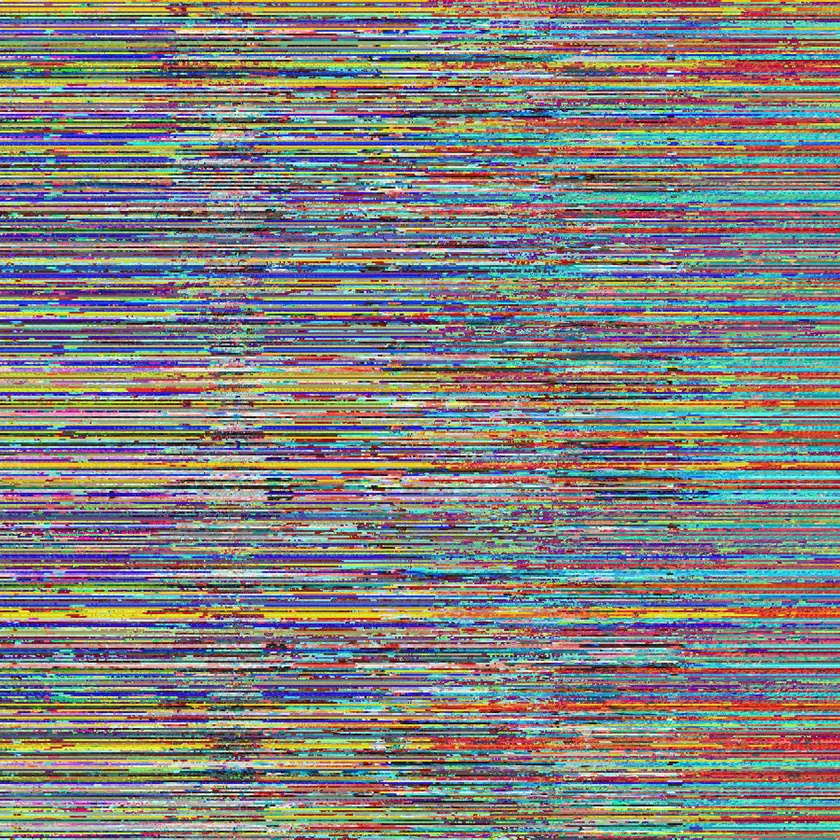
#> input picture All Files/Encrypted.jpg, 840 x 840 px, shrunk from 1800 x 1800 before the run
$ python Noise.py
#> lines starting #> are read from the running program, lines starting #| are printed output that depends on the picture; after the words box and inside, x2 and y2 are one past the last pixel; in counts of white or black regions, pixels touching at a corner belong together
import numpy as np
from PIL import Image as im
import matplotlib.image as image
img=image.imread('Encrypted.jpg')
#> img is the input picture: shape (840, 840, 3); mean R, G, B 130.1, 128, 125.6
A = np.array(img)
print(A.shape)
#| (840, 840, 3)

for i in range(0,300):
    for j in range(0,300):
        for k in range(0,A.shape[2]):
            A[i][j][k] = 0
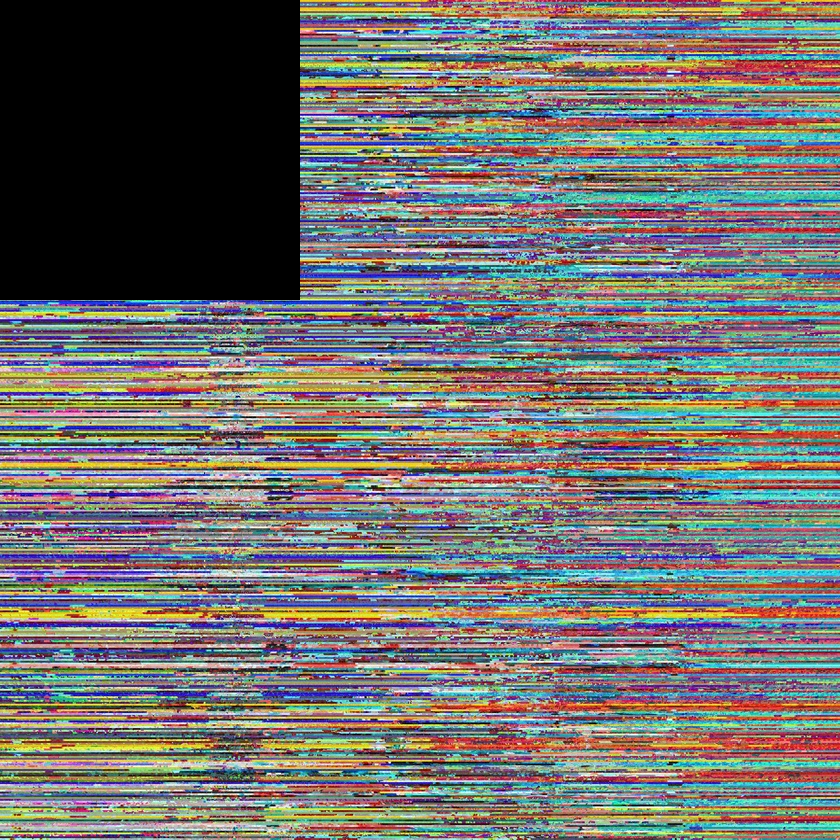
#> A: shape (840, 840, 3); 12.76% of pixels changed, all inside (x1, y1, x2, y2) = (0, 0, 300, 300)

data = im.fromarray(A)
data.save('noise.png')

$ run again, with All Files/beach-enc.jpg copied over All Files/Encrypted.jpg
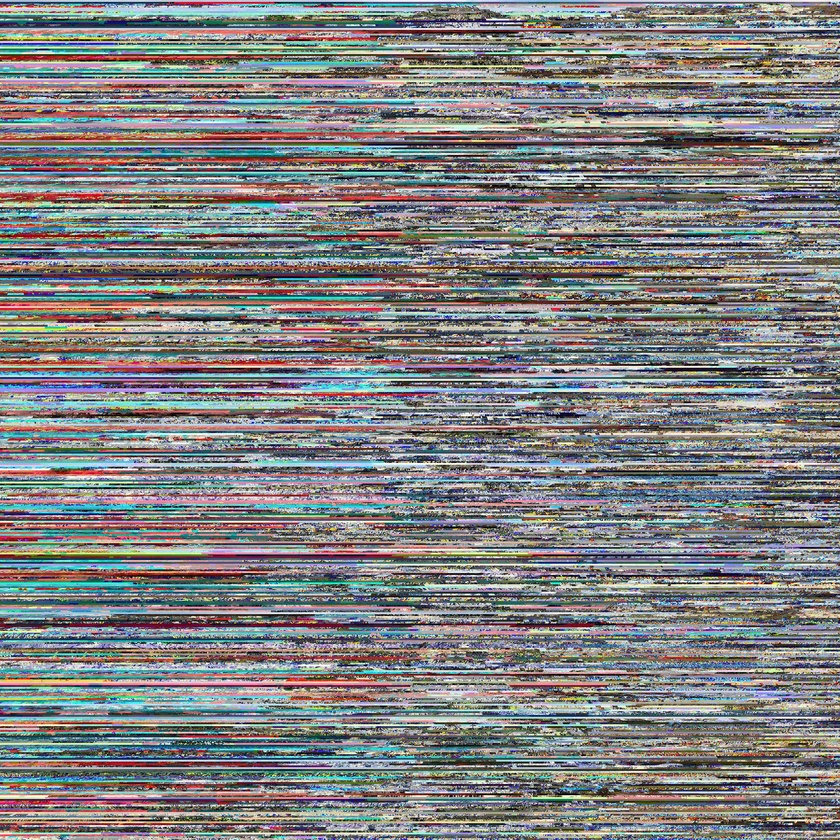
#> input picture All Files/beach-enc.jpg, 840 x 840 px, shrunk from 1800 x 1800 before the run
#> img is the input picture: shape (840, 840, 3); mean R, G, B 128.9, 129, 129.9
#| (840, 840, 3)
#> after the loop `for i in range(0,300):`:
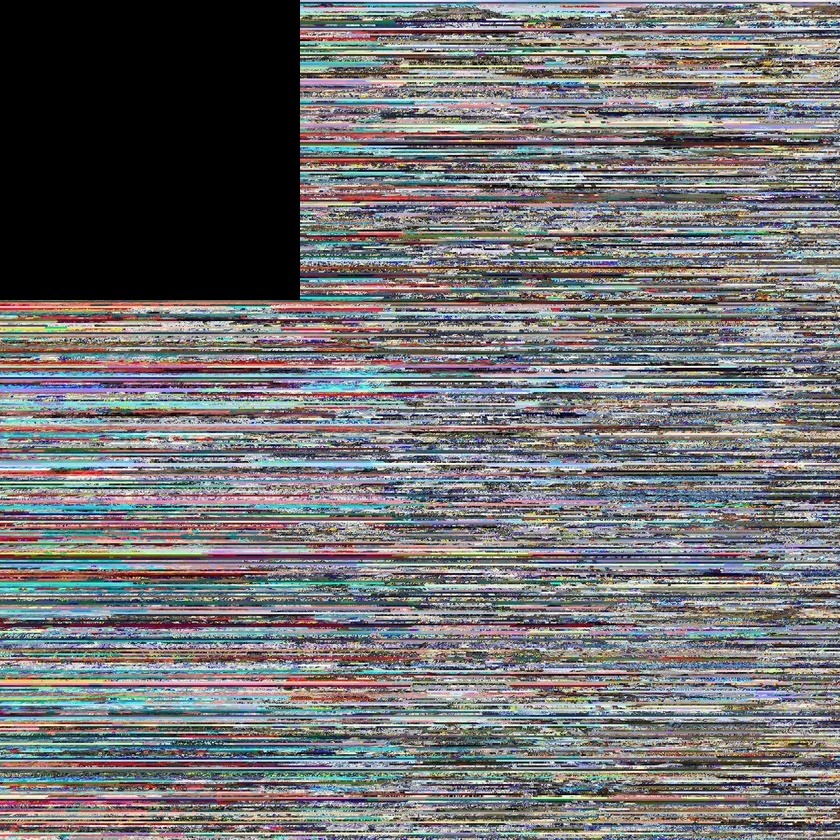
#> A: shape (840, 840, 3); 12.75% of pixels changed, all inside (x1, y1, x2, y2) = (0, 0, 300, 300)

$ run again, with All Files/beach-hill-enc-2.jpg copied over All Files/Encrypted.jpg
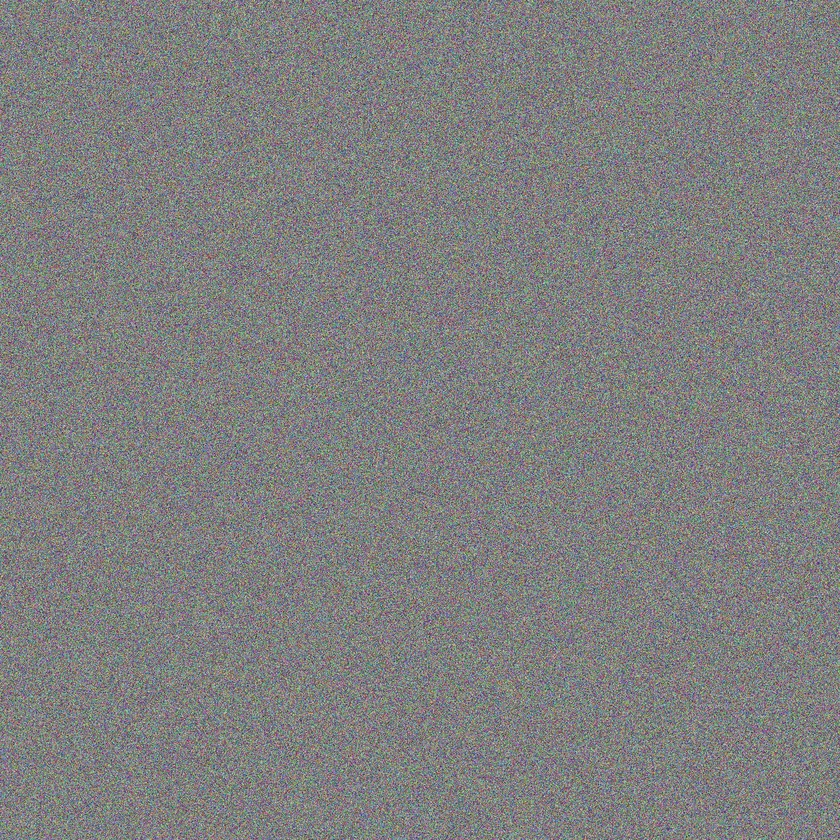
#> input picture All Files/beach-hill-enc-2.jpg, 840 x 840 px, shrunk from 1800 x 1800 before the run
#> img is the input picture: shape (840, 840, 3); mean R, G, B 127.5, 127.5, 127.5
#| (840, 840, 3)
#> after the loop `for i in range(0,300):`:
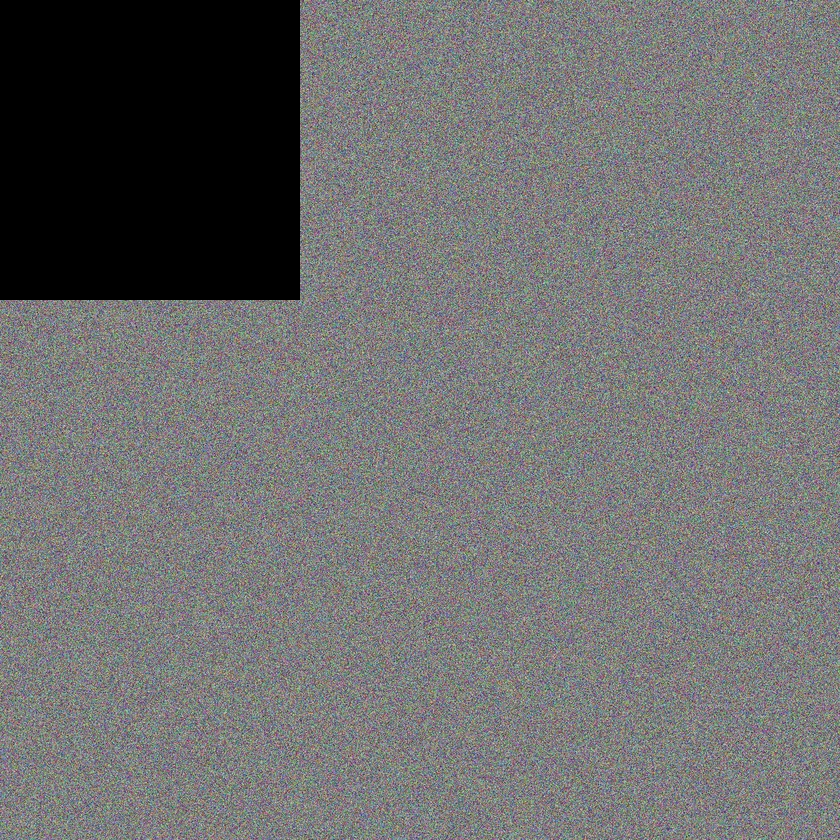
#> A: shape (840, 840, 3); 12.76% of pixels changed, all inside (x1, y1, x2, y2) = (0, 0, 300, 300)

$ run again, with All Files/beach.jpg copied over All Files/Encrypted.jpg
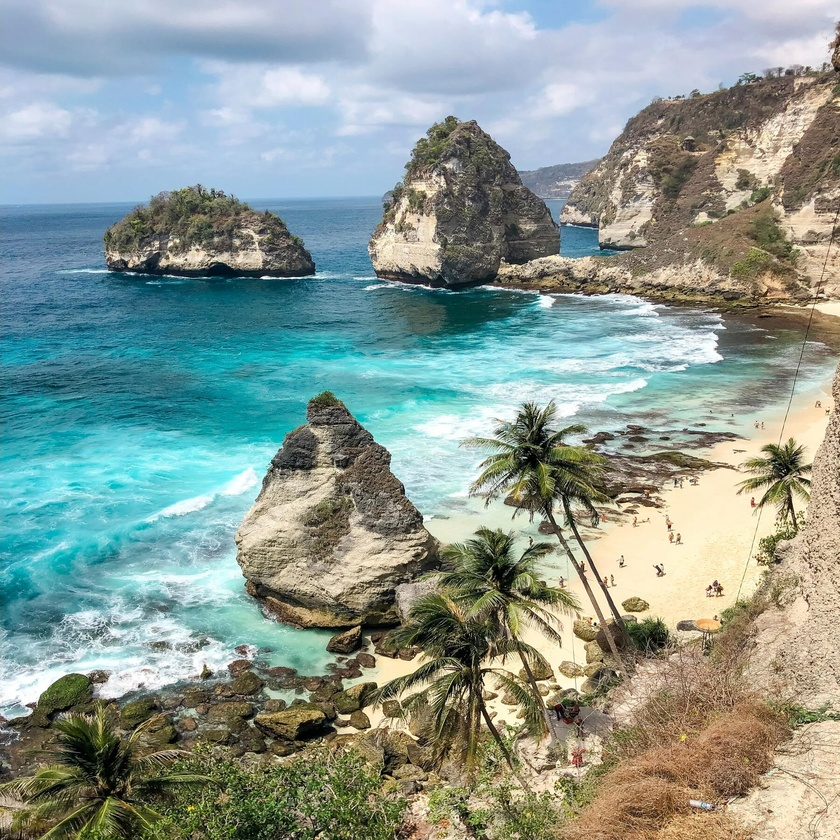
#> input picture All Files/beach.jpg, 840 x 840 px, shrunk from 1800 x 1800 before the run
#> img is the input picture: shape (840, 840, 3); mean R, G, B 138.7, 154.7, 147.6
#| (840, 840, 3)
#> after the loop `for i in range(0,300):`:
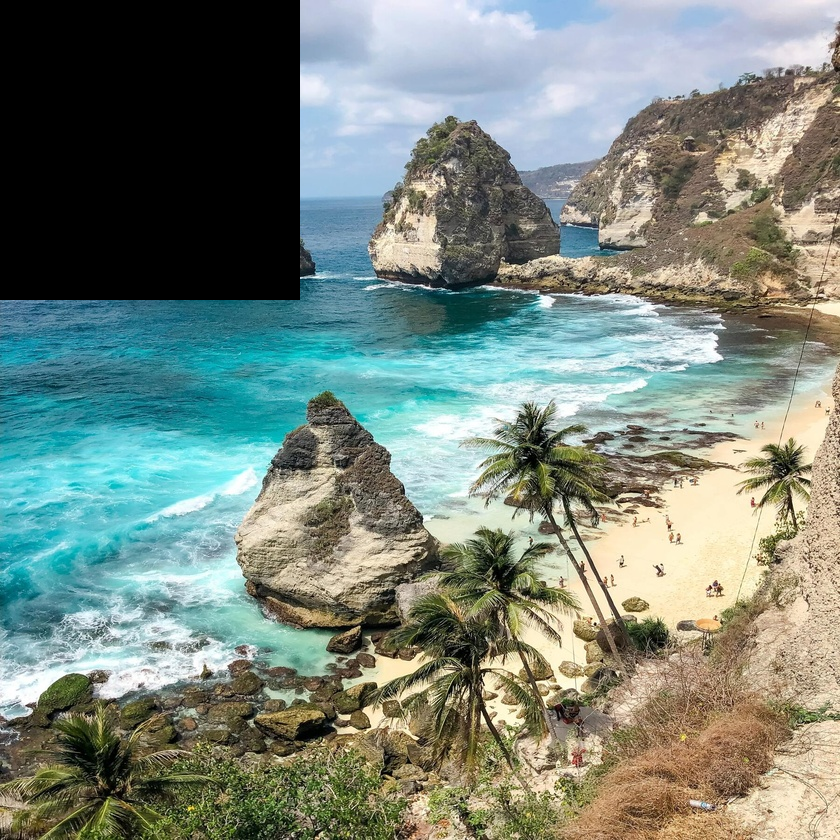
#> A: shape (840, 840, 3); 12.76% of pixels changed, all inside (x1, y1, x2, y2) = (0, 0, 300, 300)
